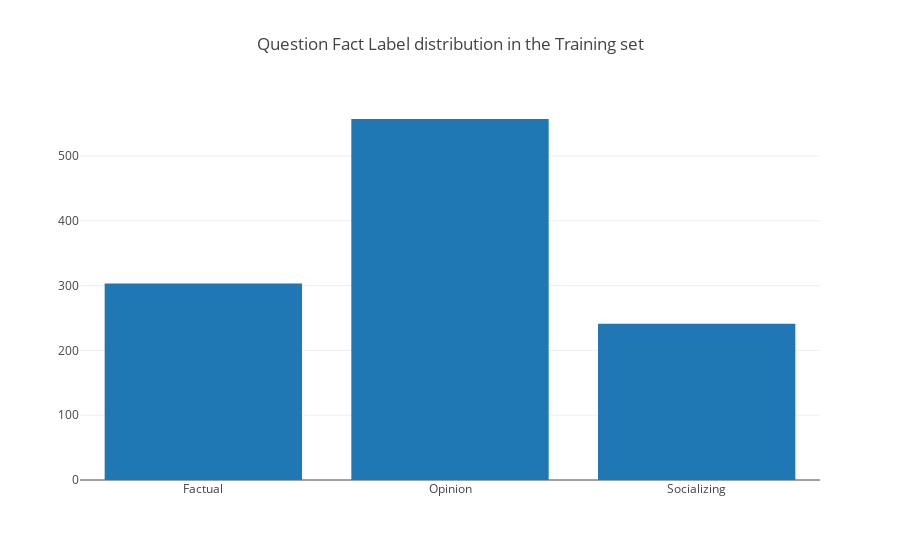

Notebook code cell kept with this figure:
### Code cell
c1 = len(df.index[df['QFactlabel'] == 'Factual'].tolist())
c2 = len(df.index[df['QFactlabel'] == 'Opinion'].tolist())
c3 = len(df.index[df['QFactlabel'] == 'Socializing'].tolist())

dist = [
    go.Bar(
        x=["Factual", "Opinion", "Socializing"],
        y=[c1, c2, c3],
)]
plotly.offline.iplot({"data":dist, "layout":go.Layout(title="Question Fact Label distribution in the Training set")})

### Figure 1 — Plotly figure (JSON) as saved in the notebook; plotly's stock layout.template omitted (floating-point values rounded to 4 significant figures)
{"data": [{"type": "bar", "uid": "2a0927e4-8f83-40d7-9e62-4d4bcca61778", "x": ["Factual", "Opinion", "Socializing"], "y": [303, 557, 241]}], "layout": {"title": {"text": "Question Fact Label distribution in the Training set"}}}
